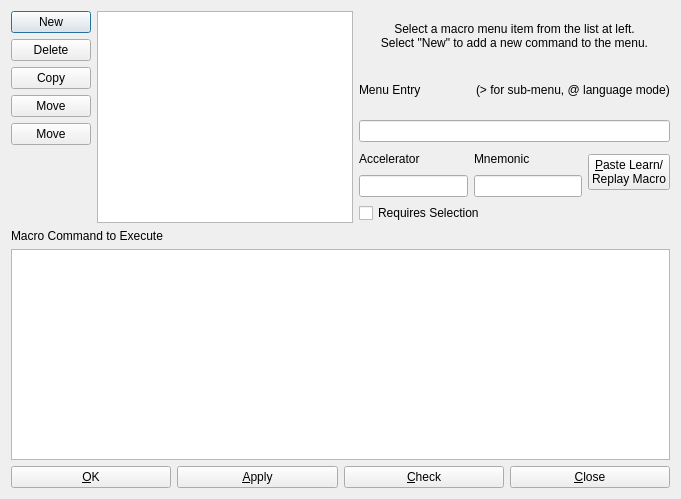
<?xml version="1.0" encoding="UTF-8"?>
<ui version="4.0">
 <class>DialogWindowBackgroundMenu</class>
 <widget class="QDialog" name="DialogWindowBackgroundMenu">
  <property name="geometry">
   <rect>
    <x>0</x>
    <y>0</y>
    <width>681</width>
    <height>499</height>
   </rect>
  </property>
  <property name="windowTitle">
   <string>Window Background Menu</string>
  </property>
  <layout class="QVBoxLayout" name="verticalLayout_3">
   <item>
    <layout class="QHBoxLayout" name="horizontalLayout_4">
     <item>
      <layout class="QHBoxLayout" name="horizontalLayout">
       <item>
        <layout class="QVBoxLayout" name="verticalLayout">
         <item>
          <widget class="QPushButton" name="buttonNew">
           <property name="text">
            <string>New</string>
           </property>
           <property name="icon">
            <iconset theme="document-new">
             <normaloff/>
            </iconset>
           </property>
          </widget>
         </item>
         <item>
          <widget class="QPushButton" name="buttonDelete">
           <property name="text">
            <string>Delete</string>
           </property>
           <property name="icon">
            <iconset theme="edit-delete">
             <normaloff/>
            </iconset>
           </property>
          </widget>
         </item>
         <item>
          <widget class="QPushButton" name="buttonCopy">
           <property name="text">
            <string>Copy</string>
           </property>
           <property name="icon">
            <iconset theme="edit-copy">
             <normaloff/>
            </iconset>
           </property>
          </widget>
         </item>
         <item>
          <widget class="QPushButton" name="buttonUp">
           <property name="text">
            <string>Move</string>
           </property>
           <property name="icon">
            <iconset theme="go-up">
             <normaloff/>
            </iconset>
           </property>
          </widget>
         </item>
         <item>
          <widget class="QPushButton" name="buttonDown">
           <property name="text">
            <string>Move</string>
           </property>
           <property name="icon">
            <iconset theme="go-down">
             <normaloff/>
            </iconset>
           </property>
          </widget>
         </item>
         <item>
          <spacer name="verticalSpacer">
           <property name="orientation">
            <enum>Qt::Vertical</enum>
           </property>
           <property name="sizeHint" stdset="0">
            <size>
             <width>20</width>
             <height>40</height>
            </size>
           </property>
          </spacer>
         </item>
        </layout>
       </item>
       <item>
        <widget class="QListWidget" name="listItems"/>
       </item>
      </layout>
     </item>
     <item>
      <layout class="QVBoxLayout" name="verticalLayout_2">
       <item>
        <widget class="QLabel" name="label">
         <property name="text">
          <string>Select a macro menu item from the list at left.
Select &quot;New&quot; to add a new command to the menu.</string>
         </property>
         <property name="alignment">
          <set>Qt::AlignCenter</set>
         </property>
        </widget>
       </item>
       <item>
        <layout class="QHBoxLayout" name="horizontalLayout_3">
         <item>
          <widget class="QLabel" name="label_3">
           <property name="text">
            <string>Menu Entry</string>
           </property>
          </widget>
         </item>
         <item>
          <spacer name="horizontalSpacer">
           <property name="orientation">
            <enum>Qt::Horizontal</enum>
           </property>
           <property name="sizeHint" stdset="0">
            <size>
             <width>40</width>
             <height>20</height>
            </size>
           </property>
          </spacer>
         </item>
         <item>
          <widget class="QLabel" name="label_2">
           <property name="text">
            <string>(&gt; for sub-menu, @ language mode)</string>
           </property>
          </widget>
         </item>
        </layout>
       </item>
       <item>
        <widget class="QLineEdit" name="editName"/>
       </item>
       <item>
        <layout class="QGridLayout" name="gridLayout">
         <item row="0" column="0">
          <widget class="QLabel" name="label_4">
           <property name="text">
            <string>Accelerator</string>
           </property>
          </widget>
         </item>
         <item row="0" column="1">
          <widget class="QLabel" name="label_5">
           <property name="text">
            <string>Mnemonic</string>
           </property>
          </widget>
         </item>
         <item row="1" column="0">
          <widget class="QLineEdit" name="editAccelerator"/>
         </item>
         <item row="1" column="1">
          <widget class="QLineEdit" name="editMnemonic">
           <property name="maxLength">
            <number>1</number>
           </property>
          </widget>
         </item>
         <item row="0" column="2" rowspan="2">
          <widget class="QPushButton" name="buttonPasteLRMacro">
           <property name="text">
            <string>&amp;Paste Learn/
Replay Macro</string>
           </property>
          </widget>
         </item>
        </layout>
       </item>
       <item>
        <widget class="QCheckBox" name="checkRequiresSelection">
         <property name="text">
          <string>Requires Selection</string>
         </property>
        </widget>
       </item>
      </layout>
     </item>
    </layout>
   </item>
   <item>
    <widget class="QLabel" name="label_6">
     <property name="text">
      <string>Macro Command to Execute</string>
     </property>
    </widget>
   </item>
   <item>
    <widget class="QPlainTextEdit" name="editMacro">
     <property name="font">
      <font>
       <family>Monospace</family>
      </font>
     </property>
    </widget>
   </item>
   <item>
    <layout class="QHBoxLayout" name="horizontalLayout_2">
     <item>
      <widget class="QPushButton" name="buttonOK">
       <property name="text">
        <string>&amp;OK</string>
       </property>
       <property name="icon">
        <iconset theme="dialog-ok">
         <normaloff/>
        </iconset>
       </property>
      </widget>
     </item>
     <item>
      <widget class="QPushButton" name="buttonApply">
       <property name="text">
        <string>&amp;Apply</string>
       </property>
       <property name="icon">
        <iconset theme="dialog-ok-apply">
         <normaloff/>
        </iconset>
       </property>
      </widget>
     </item>
     <item>
      <widget class="QPushButton" name="buttonCheck">
       <property name="text">
        <string>&amp;Check</string>
       </property>
      </widget>
     </item>
     <item>
      <widget class="QPushButton" name="buttonClose">
       <property name="text">
        <string>&amp;Close</string>
       </property>
       <property name="icon">
        <iconset theme="dialog-close">
         <normaloff/>
        </iconset>
       </property>
      </widget>
     </item>
    </layout>
   </item>
  </layout>
 </widget>
 <resources/>
 <connections>
  <connection>
   <sender>buttonClose</sender>
   <signal>clicked()</signal>
   <receiver>DialogWindowBackgroundMenu</receiver>
   <slot>reject()</slot>
   <hints>
    <hint type="sourcelabel">
     <x>578</x>
     <y>447</y>
    </hint>
    <hint type="destinationlabel">
     <x>562</x>
     <y>475</y>
    </hint>
   </hints>
  </connection>
 </connections>
</ui>
